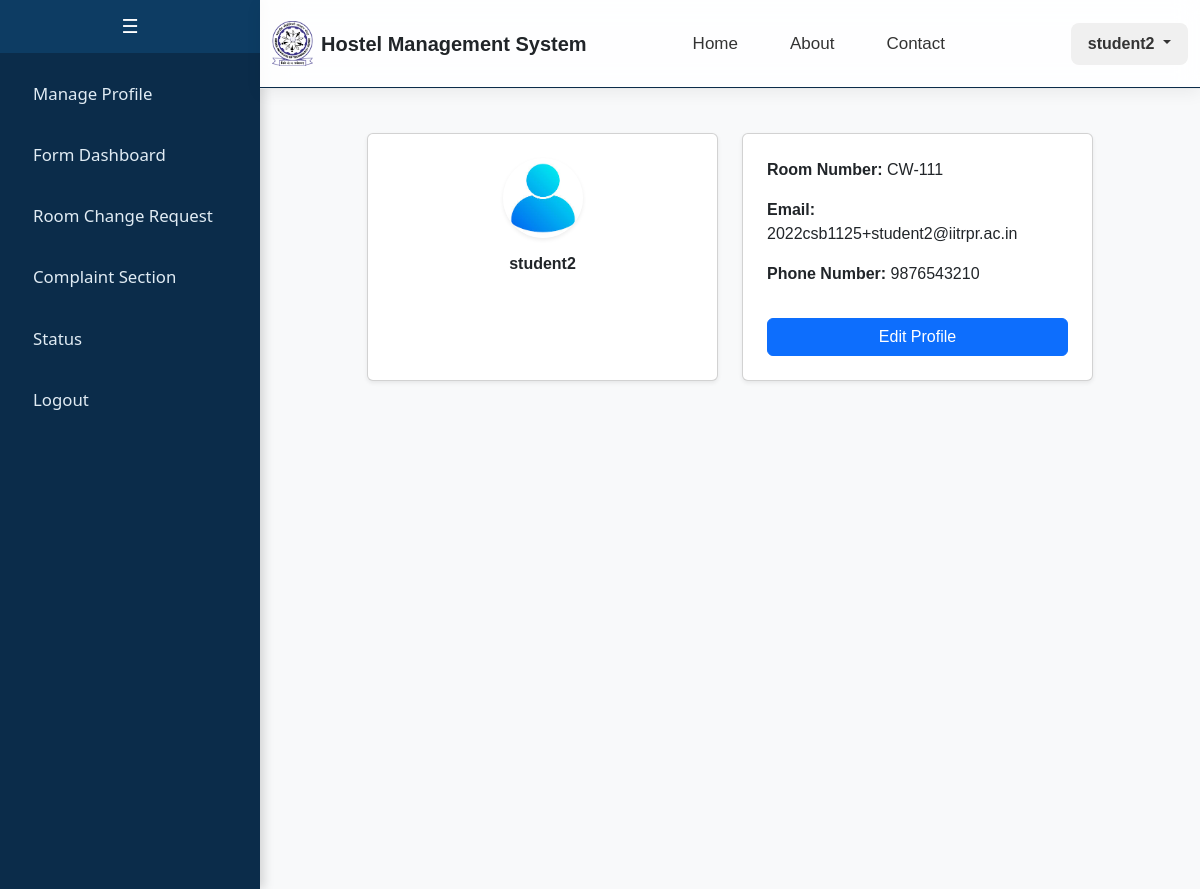
Page /student (signed in) on the committed database.
### app/models.py (models this page shows, shortened)
class CustomUser(db.Model):
    __tablename__ = 'custom_user'
    id = db.Column(db.Integer, primary_key=True)
    email = db.Column(db.String(255), unique=True, nullable=False)
    name = db.Column(db.String(100), nullable=False)
    password = db.Column(db.String(100), nullable=False)
    is_staff = db.Column(db.Boolean, default=False)
    is_active = db.Column(db.Boolean, default=True)
    gender = db.Column(db.String(20), default='Not Specified')
    student = db.relationship('Student', backref='user', uselist=False, cascade="all, delete")
    caretaker = db.relationship('Caretaker', backref='user', uselist=False, cascade="all, delete")
    faculty = db.relationship('Faculty', backref='user', uselist=False, cascade="all, delete")
    admin = db.relationship('Admin', backref='user', uselist=False, cascade="all, delete")
    guest = db.relationship('Guest', backref='user', uselist=False, cascade="all, delete")

class Student(db.Model):
    __tablename__ = 'student'
    student_id = db.Column(db.Integer, db.ForeignKey('custom_user.id', ondelete='CASCADE'), primary_key=True)
    department = db.Column(db.String(100))
    student_phone = db.Column(db.String(10))
    student_roll = db.Column(db.String(15), unique=True)
    student_year = db.Column(db.Integer)
    student_room_no = db.Column(db.String(20))
    student_batch = db.Column(db.String(20))

### app/student.py (the view)
@student_bp.route("/student", methods=["GET"])
def profile():
    if 'user_id' not in session or session.get('user_role') != 'student':
        return redirect(url_for('auth.login'))
    user_id = session['user_id']
    user = CustomUser.query.get(user_id)
    student = Student.query.filter_by(student_id=user_id).first()
    if user is None or student is None:
        return redirect(url_for('auth.login'))
    internship_application = InternshipApplication.query.filter_by(email=user.email).first()
    return render_template("student/profile.html", user=user, student=student, internship_application=internship_application)

### templates/student/profile.html
{% extends "student/base.html" %}
{% block content %}
<div class="container mt-4">
    <div class="row justify-content-center">
        <div class="col-md-10">
            <div class="row d-flex align-items-stretch">
                <div class="col-md-6">
                    <div class="card p-4 shadow-sm text-center h-100">
                        <div class="d-flex justify-content-center">
                            <img src="{{ url_for('static', filename='profile_pic.png') }}" class="rounded-circle shadow-sm mb-3" width="80" height="80" alt="Profile Picture">
                        </div>
                        <h6 class="fw-bold">{{ user.name }}</h6>
                    </div>
                </div>
                <div class="col-md-6">
                    <div class="card p-4 shadow-sm h-100">
                        <p><strong>Room Number:</strong> {{ student.student_room_no if student.student_room_no else 'Undefined' }}</p>
                        <p><strong>Email:</strong> {{ user.email }}</p>
                        <p><strong>Phone Number:</strong> {{ student.student_phone if student.student_phone else 'Undefined' }}</p>
                        <a href="{{ url_for('student.update_profile') }}" class="btn btn-primary mt-3">Edit Profile</a>
                    </div>
                </div>
            </div>
        </div>
    </div>
</div>
{% endblock %}

### templates/student/base.html (style rules this page uses)
body { margin: 0; font-family: Arial, sans-serif; }

### rows in the picture
CustomUser: name "student2", email "2022csb1125+student2@iitrpr.ac.in"
Student: student_room_no "CW-111", student_phone "9876543210"

### other values in the picture
{{ session['user_name'] }} "student2"
